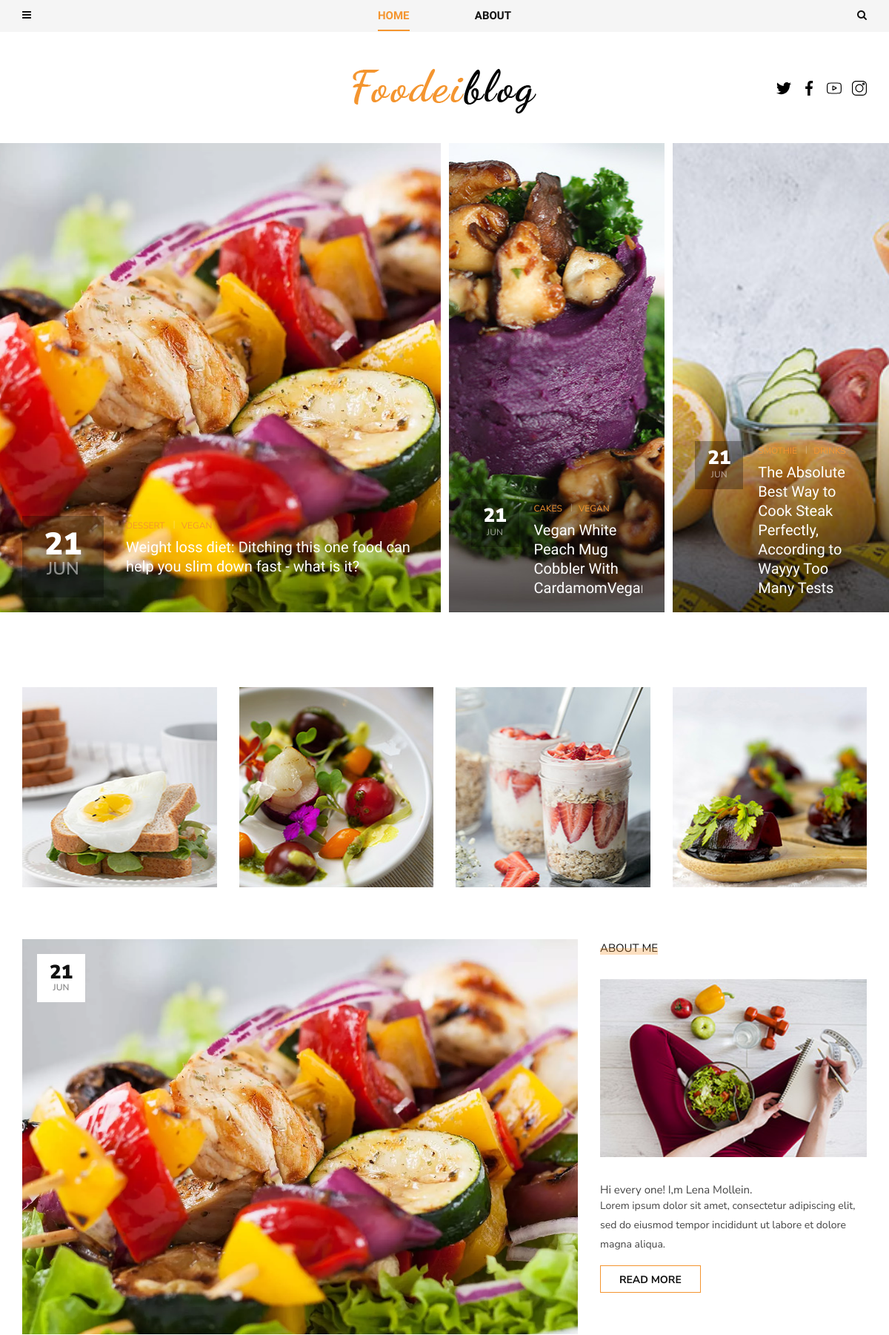
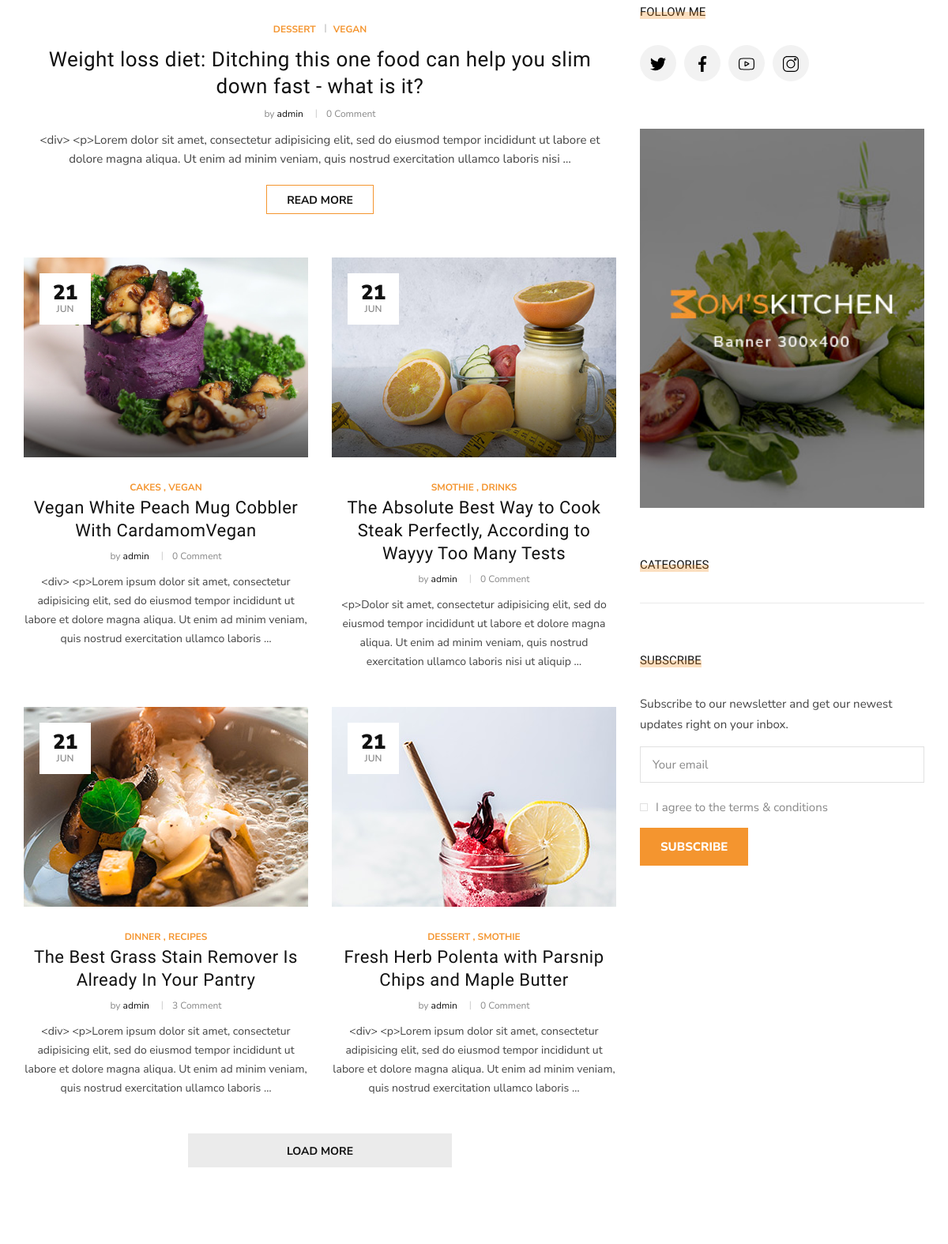
The page / (upper part) on the database its author committed (2 pictures, top to bottom).
### content/models.py (models this page shows, shortened)
class SocialNetwork(models.Model):
    icon = models.FileField(upload_to='icons/')
    name = models.CharField(max_length=200)
    link = models.URLField()

class CategoryItem(models.Model):
    category = models.OneToOneField(Category, on_delete=models.CASCADE)
    image = models.ImageField(upload_to='categories/')

class AboutPage(models.Model):
    name = models.CharField(max_length=50, help_text="Enter your name")
    text = RichTextField()
    mini_text = RichTextField()
    mini_img = models.ImageField(upload_to='about/')
    social_networks = models.ManyToManyField(SocialNetwork, help_text="Chose your social networks")

### blog/models.py (models this page shows, shortened)
class Post(models.Model):
    author = models.ForeignKey(User, related_name='posts', on_delete=models.CASCADE)
    title = models.CharField(max_length=200, unique=True)
    image = models.ImageField(upload_to='articles/')
    mini_text = RichTextField(help_text='This text will display in preview.', default='')
    text = RichTextField(help_text='This is main text will display in detail view page.', unique=True)
    category = models.ManyToManyField(Category, related_name='posts')
    tags = models.ManyToManyField(Tag, related_name='posts')
    create_at = models.DateTimeField(auto_now_add=True)
    slug = models.SlugField(max_length=250, unique=True)
    def get_absolute_url(self):
        return reverse('post_single', kwargs={'post_slug': self.slug})

class Category(MPTTModel):
    name = models.CharField(max_length=100, unique=True)
    slug = models.SlugField(max_length=100)
    parent = TreeForeignKey('self', related_name='children', on_delete=models.SET_NULL, null=True, blank=True)
    def __str__(self):
        return self.name
    class MPTTMeta:
        order_insertion_by = ['name']
    class Meta:
        verbose_name = "Category"
        verbose_name_plural = 'Categories'

### blog/views.py (the view, shortened to what this page needs)
# urls.py: path('', views.HomeView.as_view(), name='home'),
class HomeView(ListView):
    model = Post
    template_name = 'blog/home.html'
    def get_queryset(self):
        return Post.objects.order_by('id').prefetch_related('category').prefetch_related('comment').select_related(
            'author')[:5]
    def get_context_data(self, **kwargs):
        context = super().get_context_data(**kwargs)
        context['category_item'] = CategoryItem.objects.all().prefetch_related('category__posts')[:4]
        return context
    def get(self, request, *args, **kwargs):
        last_post_id = request.GET.get('lastPostId')
        return super().get(request, *args, **kwargs)

### blog/templatetags/email_subscribe_tag.py (called while the page is built)
@register.simple_tag()
def get_email_subscribe_form():
    email_subscribe = EmailSubscribeForm()
    return {'email_subscribe': email_subscribe, 'random_id': random.random()}

### blog/templatetags/menu_tags.py (called while the page is built)
@register.inclusion_tag('include/tags/categories.html')
def get_categories(path):
    categories = Category.objects.all()
    posts = Post.objects.order_by('-id').prefetch_related('category')[:5]
    return {'list_category': categories, 'five_last_posts': posts, 'path': path}

@register.inclusion_tag('include/tags/sidebar_category.html')
def get_sidebar_categories():
    categories = Category.objects.all().prefetch_related('posts')
    return {'list_category': categories}

### content/templatetags/about_me_tags.py (called while the page is built)
@register.inclusion_tag('include/tags/about_me.html')
def get_about():
    about_page = AboutPage.objects.first()
    return {'about_page': about_page}

@register.inclusion_tag('include/tags/social_networks.html')
def get_social_networks():
    about_page = AboutPage.objects.prefetch_related('social_networks').first()
    social_networks = about_page.social_networks.all()
    return {'social_networks': social_networks}

### templates/blog/home.html (shortened to what this page needs)
{% extends 'base.html' %}
{% load static %}
{% block content %}
<section class="hero">
    <div class="hero__slider owl-carousel">
        <div class="hero__item">
            <div class="container-fluid">
                <div class="row">
                    {% for post in post_list %}
                    {% if forloop.counter <= 3 %}
                    {% if forloop.counter == 1 %}
                    <div class="col-lg-6 p-0">
                        <div class="hero__inside__item hero__inside__item--wide set-bg"
                             data-setbg="{{ post.image.url }}">
                            {% elif forloop.counter == 2 or forloop.counter == 3 %}
                            <div class="col-lg-3 col-md-6 p-0">
                                <div class="hero__inside__item set-bg" data-setbg="{{ post.image.url }}">
                                    {% endif %}
                                    <div class="hero__inside__item__text">
                                        <div class="hero__inside__item--meta">
                                            <span>{{ post.create_at|date:"d" }}</span>
                                            <p>{{ post.create_at|date:"M" }}</p>
                                        </div>
                                        <div class="hero__inside__item--text">
                                            <ul class="label">
                                                {% for post_category in post.category.all %}
                                                <li>{{ post_category }}</li>
                                                {% endfor %}
                                            </ul>
                                            <h5>{{ post.title }}</h5>
                                        </div>
                                    </div>
                                </div>
                            </div>
                            {% endif %}
                            {% endfor %}
                        </div>
                    </div>
                </div>
            </div>
</section>
<section class="categories spad">
    <div class="container">
        <div class="row">
            {% for item in category_item %}
            <div class="col-lg-3 col-md-6 col-sm-6">
                <div class="categories__item set-bg" data-setbg="{{ item.image.url }}">
                </div>
            </div>
            {% endfor %}
        </div>
    </div>
    <div class="categories__post">
        <div class="container">
            <div class="row">
                <div class="col-lg-8 col-md-8">
                    <div class="categories__post__item categories__post__item--large">
                        {% with post_list.first as first_post %}
                        <div class="categories__post__item__pic set-bg"
                             data-setbg="{{ first_post.image.url }}">
                            <div class="post__meta">
                                <h4>{{ first_post.create_at|date:"d" }}</h4>
                                <span>{{ first_post.create_at|date:"M" }}</span>
                            </div>
                        </div>
                        <div class="categories__post__item__text">
                            <ul class="post__label--large">
                                {% for category in first_post.category.all %}
                                <li>{{ category }}</li>
                                {% endfor %}
                            </ul>
                            <h3><a href="{{ first_post.get_absolute_url }}">{{ first_post.title }}</a></h3>
                            <ul class="post__widget">
                                <li>by <span>{{ first_post.author }}</span></li>
                                <li>{{ first_post.comment.count }} Comment</li>
                            </ul>
                            <p>{{ first_post.mini_text|truncatewords:30 }}</p>
                            <a href="{{ first_post.get_absolute_url }}" class="primary-btn">Read more</a>
                        </div>
                        {% endwith %}
                    </div>
                    <div class="row all_posts">
                        {% for post in post_list %}
                        {% if forloop.counter > 1 %}
                        {% if forloop.last %}
                        <div class="col-lg-6 col-md-6 col-sm-6 post last-post" data-postid="{{ post.id }}">
                            {% else %}
                            <div class="col-lg-6 col-md-6 col-sm-6 post">
                                {% endif %}
                                <div class="categories__post__item">
                                    <div class="categories__post__item__pic small__item set-bg"
                                         data-setbg="{{ post.image.url }}">
                                        <div class="post__meta">
                                            <h4>{{ post.create_at|date:"d" }}</h4>
                                            <span>{{ post.create_at|date:"M" }}</span>
                                        </div>
                                    </div>
                                    <div class="categories__post__item__text">
                                    <span class="post__label">
                                        {% for category in post.category.all %}
                                        {% if not forloop.first %}
                                        ,
                                        {% endif %}
                                        {{ category }}
                                        {% endfor %}
                                    </span>
                                        <h3><a href="{{ post.get_absolute_url }}">{{ post.title }}</a></h3>
                                        <ul class="post__widget">
                                            <li>by <span>{{ post.author }}</span></li>
                                            <li>{{ post.comment.count }} Comment</li>
                                        </ul>
                                        <p>{{ post.mini_text|truncatewords:30 }}</p>
                                    </div>
                                </div>
                            </div>
                            {% endif %}
                            {% endfor %}
                        </div>
                        <div class="col-lg-12 text-center">
                            <div class="load__more__btn">
                                <button class="load-more" id="load-more">Load more</button>
                            </div>
                        </div>
                    </div>
                    <div class="col-lg-4 col-md-4">
                        {% include 'include/sidebar.html' %}
                    </div>
                </div>
            </div>
        </div>
</section>
{% endblock %}

### templates/include/tags/about_me.html
<div class="sidebar__item__title">
    <h6>About me</h6>
</div>
<img src="{{ about_page.mini_img.url }}" alt="">
<p>{{ about_page.mini_text|safe }}</p>

### templates/include/tags/social_networks.html
{% for social in social_networks %}
<a href="{{ social.link }}">
    <img src="{{ social.icon.url }}" alt="" width="20">
</a>
{% endfor %}

### rows shown on the page
SocialNetwork: icon (picture)
SocialNetwork: icon (picture)
SocialNetwork: icon (picture)
SocialNetwork: icon (picture)
Post: create_at "21", create_at "JUN", title "Weight loss diet: Ditching this one food can help you slim down fast - what is it?", author "admin", comment.count "0", mini_text "<div> <p>Lorem dolor sit amet, consectetur adipisicing elit, sed do eiusmod tempor incididunt ut labore et dolore magna aliqua. Ut enim ad minim veniam, quis nostrud exercitation ullamco laboris nisi …"
Category: name "DESSERT"
Category: name "VEGAN"
Post: shows a picture, create_at "21", create_at "JUN", title "Vegan White Peach Mug Cobbler With…", title "Vegan White Peach Mug Cobbler With CardamomVegan", author "admin", comment.count "0", mini_text "<div> <p>Lorem ipsum dolor sit amet, consectetur adipisicing elit, sed do eiusmod tempor incididunt ut labore et dolore magna aliqua. Ut enim ad minim veniam, quis nostrud exercitation ullamco laboris …"
Category: name "CAKES"
Post: shows a picture, create_at "21", create_at "JUN", title "The Absolute Best Way to Cook Steak Perfectly, According to Wayyy Too Many Tests", author "admin", comment.count "0", mini_text "<p>Dolor sit amet, consectetur adipisicing elit, sed do eiusmod tempor incididunt ut labore et dolore magna aliqua. Ut enim ad minim veniam, quis nostrud exercitation ullamco laboris nisi ut aliquip …"
Category: name "SMOTHIE"
Category: name "DRINKS"
CategoryItem: shows a picture
CategoryItem: shows a picture
CategoryItem: shows a picture
CategoryItem: shows a picture
Post: shows a picture, create_at "21", create_at "JUN", title "The Best Grass Stain Remover Is Already In Your Pantry", author "admin", comment.count "3", mini_text "<div> <p>Lorem ipsum dolor sit amet, consectetur adipisicing elit, sed do eiusmod tempor incididunt ut labore et dolore magna aliqua. Ut enim ad minim veniam, quis nostrud exercitation ullamco laboris …"
Category: name "DINNER"
Category: name "RECIPES"
Post: shows a picture, create_at "21", create_at "JUN", title "Fresh Herb Polenta with Parsnip Chips and Maple Butter", author "admin", comment.count "0", mini_text "<div> <p>Lorem ipsum dolor sit amet, consectetur adipisicing elit, sed do eiusmod tempor incididunt ut labore et dolore magna aliqua. Ut enim ad minim veniam, quis nostrud exercitation ullamco laboris …"
AboutPage: mini_img (picture), mini_text "Hi every one! I,m Lena Mollein. Lorem ipsum dolor sit amet, consectetur adipiscing elit, sed do eiusmod tempor incididunt ut labore et dolore magna aliqua."
